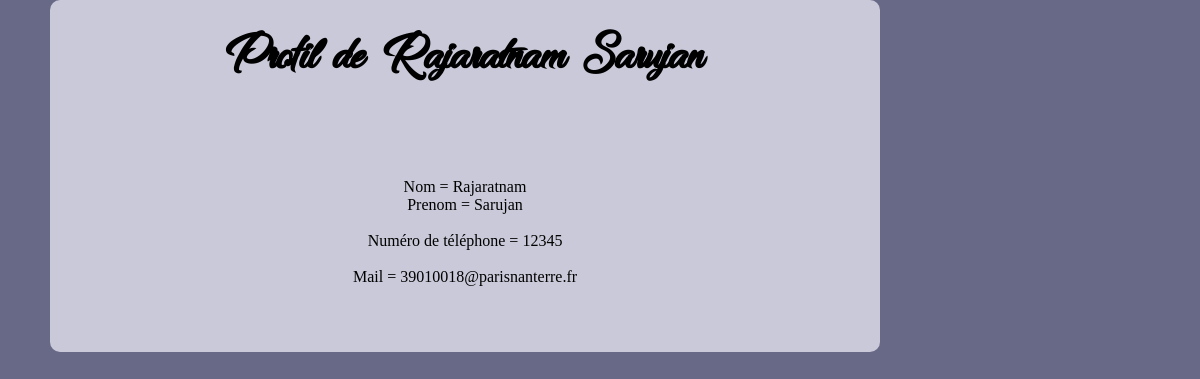
Page /Prof/profileP.php?id_etudiant=39 on the committed database.
### tables this page shows
CREATE TABLE `Utilisateur` (
  `id_etudiant` int(11) NOT NULL,
  `Nom` varchar(50) NOT NULL,
  `Prenom` varchar(50) DEFAULT NULL,
  `carte_id` int(11) DEFAULT NULL,
  `date_naiss` date DEFAULT NULL,
  `adresse` varchar(100) DEFAULT NULL,
  `num_tel` int(11) DEFAULT NULL,
  `mail` varchar(70) NOT NULL,
  `mdp` varchar(50) NOT NULL,
  `choixFormation` int(11) DEFAULT NULL,
  `TypeUser` int(11) NOT NULL,
  `id_statuts` int(11) DEFAULT NULL
);

### Prof/profileP.php (the view, shortened to what this page needs)
<?php
include_once '../db.php';
if(isset($_GET['id_etudiant']) and $_GET['id_etudiant'] > 0)
{
	$getid = intval($_GET['id_etudiant']);
	$requser = $bdd->prepare("SELECT * FROM Utilisateur WHERE id_etudiant = ?");
	$requser->execute(array($getid));
	$userinfo = $requser->fetch();
?>
<!DOCTYPE html>
<html>
<head>
	<link rel="stylesheet" href="../Content/css/nobel.css" />
</head>
<body>
	<main>
		<div align="center"><h1>Profil de <?php echo $userinfo['Nom']." ".$userinfo['Prenom'];?></h1>
		<br><br><br>
		Nom = <?php echo $userinfo['Nom'];?><br>
		Prenom = <?php echo $userinfo['Prenom'];?>
		<br><br>
		Numéro de téléphone = <?php echo $userinfo['num_tel'];?>
		<br><br>
		Mail = <?php echo $userinfo['mail'];?><br><br><br></div>
	</main>
		<nav>
		</nav>
</body>
</html>
<?php
}
?>

### Content/css/nobel.css (style rules this page uses)
body { width : 70%; background-color : #686887; margin:auto; overflow-y: scroll ; position: relative; }
main { width : 70%; margin-left : 150px; margin-right: 100px; background-color : #C9C9D9; border-radius : 10px; padding : 30px; position: relative; }
nav { position : absolute; top : 163px; right : 0px; }
h1 { font-family: "dancing_in_the_rainbow"; font-size: 3.5em; text-align: center; margin-top: 0px; }
@media screen and (min-width: 1100px) and (max-width: 1400px) { body { width : 1100px; } }
@media screen and (min-width: 1100px) and (max-width: 1400px) { main, header { margin-left : 0px; } }

### rows in the picture
utilisateur: Nom "Rajaratnam", Prenom "Sarujan", num_tel "12345", mail "39010018@parisnanterre.fr"
